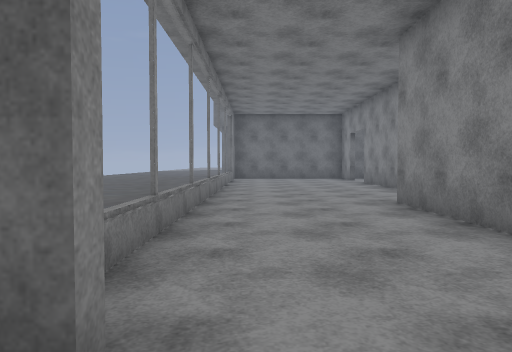
[1] (above)

15 first-person views from a walk through a 3-D level made in the Godot game engine. The camera is 1.3 m above the floor, tilts 2° down and sees 70° across. The floor is counted in squares, 1.8 m on a side. Each view is taken from the middle of a square. On the plan, view 1 faces up. The plan holds only what a view shows up to about 11 squares ahead; the rest is blank. The place goes on beyond the plan. Flat picture figures and markers are not drawn. Some surface patterns are stand-ins.

[2]
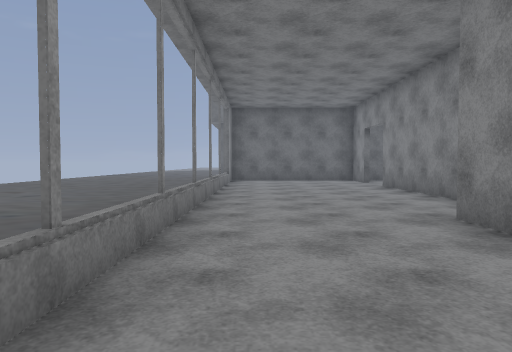

[3]
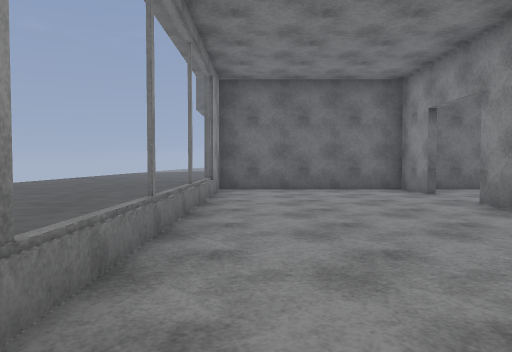

[4]
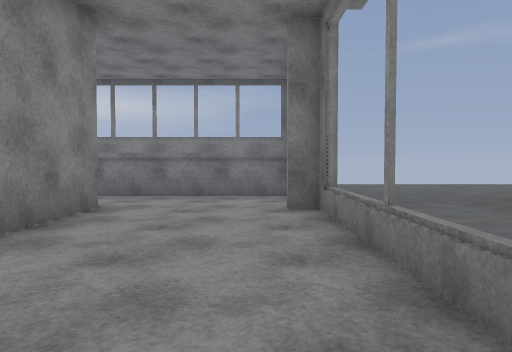

[5]
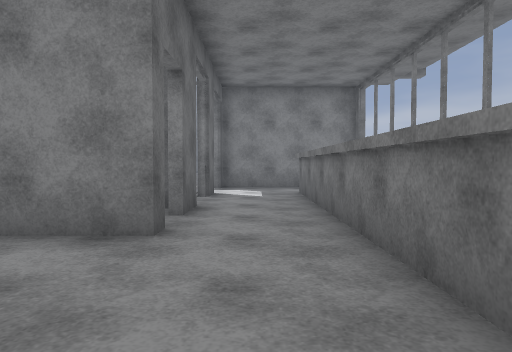

[6]
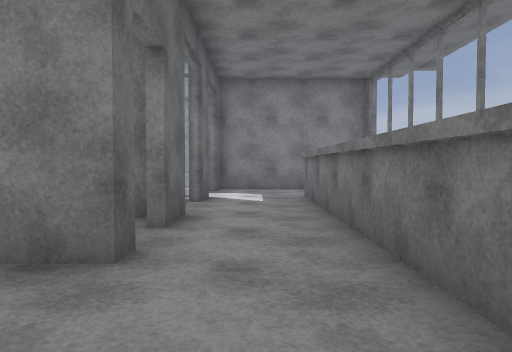

[7]
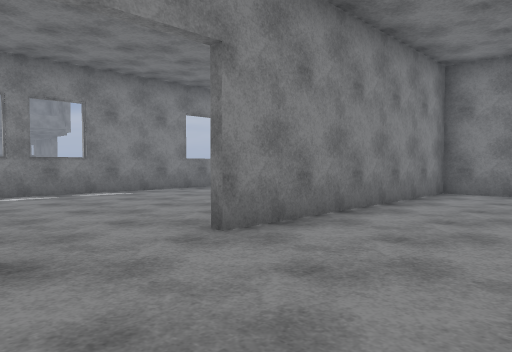

[8]
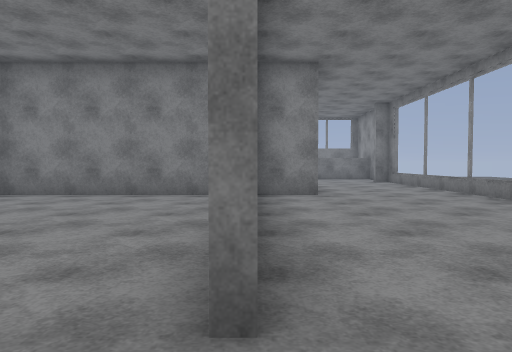

[9]
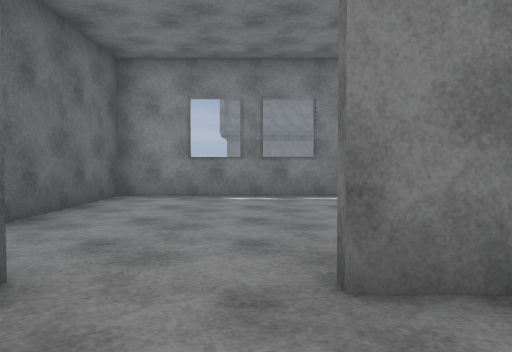

[10]
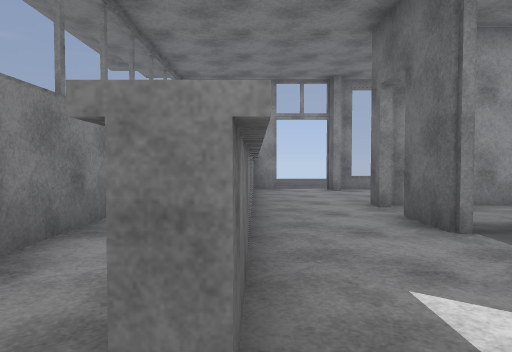

[11]
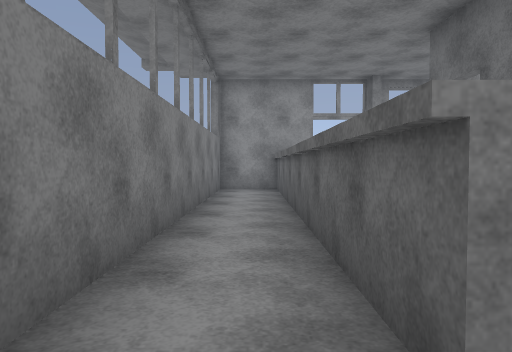

[12]
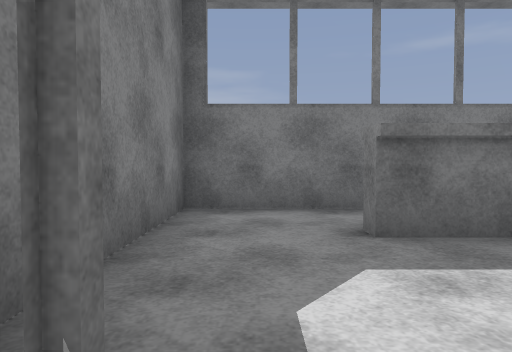

[13]
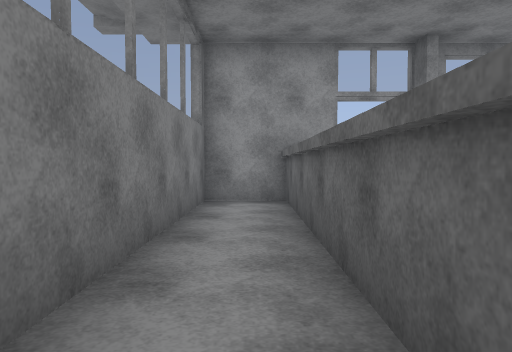

[14]
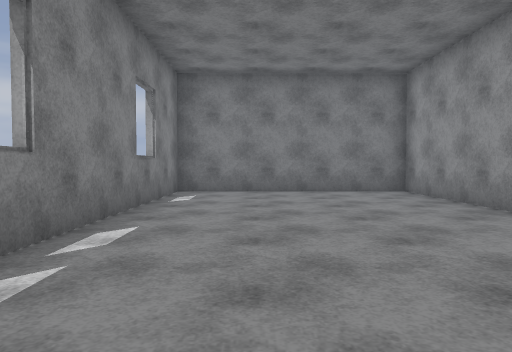

[15]
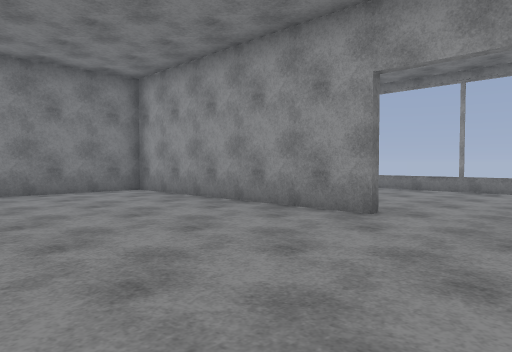

### Floor plan
Ten units are one square. View 1 is at (0, 0); x grows to the right and y downward. Boxes are objects, and circles mark ways between rooms. Rooms are numbered by the first view taken in them; rooms with no view inside come last. Other rooms are left out.
<svg viewBox="-16 -175 121 210">
<path fill="none" stroke="#000" d="M-5 -10 -11 -10M31 -10 26 -10 26 -67 40 -67 40 -136M40 -155 40 -170 -10 -170 -10 -12M54 -10 40 -10M-7 11 55 11M80 11 80 14 -10 14 -10 30 100 30 100 5M78 -10 68 -10M100 5 100 -10M55 11 80 11M42 -136 42 -67 100 -67 100 -170 49 -170"/>
<circle cx="50" cy="0" r="3" fill="#2a7"/>
<circle cx="40" cy="-145" r="3" fill="#2a7"/>
<circle cx="85" cy="10" r="3" fill="#2a7"/>
<text x="10" y="-80">1</text>
<text x="50" y="20">2</text>
<text x="80" y="-20">3</text>
<text x="70" y="-120">4</text>
</svg>
Room 1 opens to room 3. Room 1 opens to room 4. Room 2 opens to room 3.

Where each view was taken, in squares from view 1:
view 1: 0 up, 0 right, facing up
view 2: 2 up, 0 right, facing up
view 3: 7 up, 0 right, facing up
view 4: 7 up, 0 right, facing down
view 5: 0 up, 1 left, facing right
view 6: 0 up, 0 right, facing right
view 7: 16 up, 1 right, facing down-right
view 8: 15 up, 4 right, facing down
view 9: 14 up, 2 right, facing right
view 10: 1 down, 9 right, facing left
view 11: 2 down, 9 right, facing left
view 12: 2 up, 9 right, facing down
view 13: 2 down, 6 right, facing left
view 14: 16 up, 8 right, facing down
view 15: 16 up, 9 right, facing down-left
